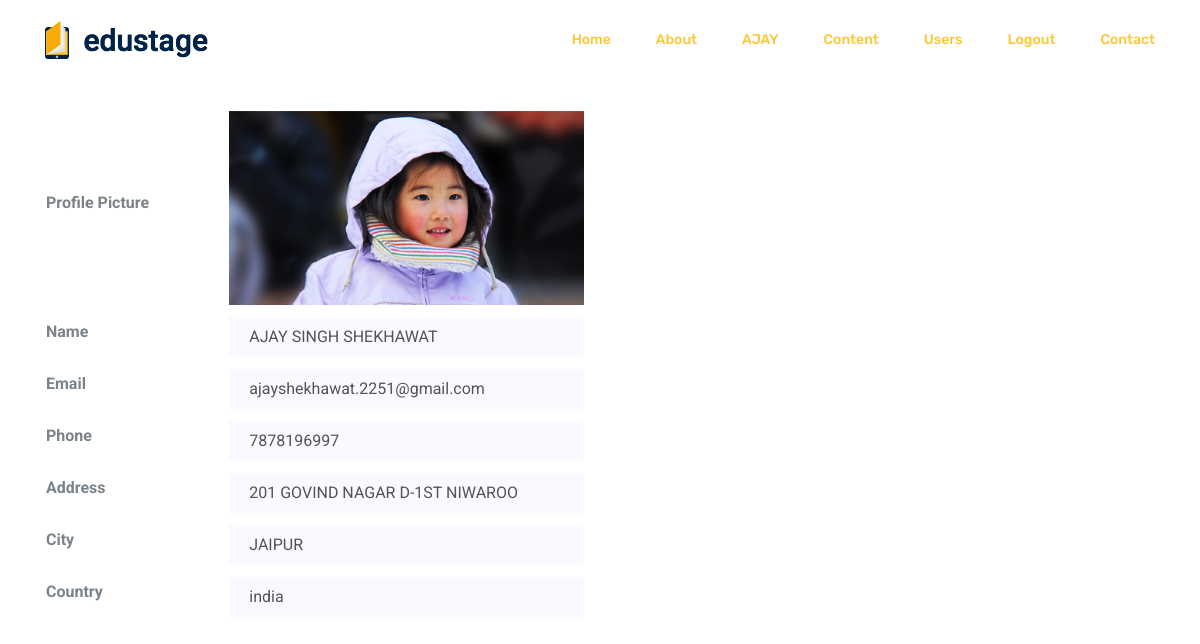
The app's page /landing.php (signed in) with its own data.
### tables this page shows
CREATE TABLE `user_img` (
  `id` int(11) NOT NULL,
  `user_id` int(11) NOT NULL,
  `user` int(11) NOT NULL DEFAULT '1',
  `img_name` varchar(50) NOT NULL
);

CREATE TABLE `user` (
  `id` int(1) NOT NULL,
  `user` int(1) NOT NULL DEFAULT '1',
  `name` varchar(50) NOT NULL,
  `l_name` varchar(50) NOT NULL,
  `email` varchar(50) NOT NULL,
  `password` varchar(20) NOT NULL,
  `phone` bigint(10) NOT NULL,
  `address` varchar(300) NOT NULL,
  `city` varchar(30) NOT NULL,
  `country` varchar(15) NOT NULL,
  `status` int(1) NOT NULL DEFAULT '0'
);

### landing.php (the view, shortened to what this page needs)
<?php
include("header.php");
include("head.php");
$a = $_SESSION['uid'];
$con= mysql_connect("localhost","root","") or die("does not exist") ;
$qwer = "SELECT * FROM `user` where id = '$a' ";
$result = mysql_query($qwer, $con);
$row = mysql_fetch_array($result);
$qwer_img = "SELECT * FROM `user_img` where user_id = '$a' ";
$result_img = mysql_query($qwer_img, $con);
$row_img = mysql_fetch_array($result_img);
?>
<div class="container" style="
padding-top: 100px;">
  <div class="row">
    <div class="col-md-6" >
      <form class="" action="" method="post">
        <table border="0px;">
          <tr>
            <th width = "200px;">Profile Picture</th>
              <td width = "400px;">
                <div class="mt-10">
    								<img src="uploaded/<?=$row_img[3] ?>" alt="" class="img-fluid">
                   </div>
              </td>
            </tr>
          <tr>
            <th width = "200px;">Name</th>
              <td width = "400px;">
                <div class="mt-10">
    								<input type="text" name="first_name" placeholder=""
                     onfocus="this.placeholder = '<?php echo $row[2]." ";
                     echo $row[3]; ?>'"
                     value="<?php echo $row[2]." ";
                     echo $row[3]; ?>"
                      onblur="this.placeholder = '<?php echo $row[2]." ";
                      echo $row[3]; ?>'"
                     required="" class="single-input" disabled="true">
                   </div>
              </td>
            <tr>
            <th>Email</th>
              <td>
                <div class="mt-10">
                    <input type="email" name="email" placeholder=""
                     onfocus="this.placeholder = '<?=$row[4]; ?>'"
                     value="<?=$row[4]; ?>"
                      onblur="this.placeholder = '<?=$row[4]; ?>'"
                     required="" class="single-input" disabled="true">
                  </div>
              </td>
          </tr>
          <tr>
            <th>Phone</th>
              <td>
                <div class="mt-10">
                    <input type="number" name="phone" placeholder=""
                     onfocus="this.placeholder = '<?=$row[6]; ?>'"
                     value="<?=$row[6]; ?>"
                      onblur="this.placeholder = '<?=$row[6]; ?>'"
                     required="" class="single-input" disabled="true">
                  </div>
              </td>
          </tr>
          <tr>
            <th>Address</th>
              <td>
                <div class="mt-10">
                    <input type="text" name="address" placeholder=""
                     onfocus="this.placeholder = '<?=$row[7]; ?>'"
                     value="<?=$row[7]; ?>"
                      onblur="this.placeholder = '<?=$row[7]; ?>'"
                     required="" class="single-input" disabled="true">
                  </div>
              </td>
          </tr>
          <tr>
            <th>City</th>
              <td>
                <div class="mt-10">
                    <input type="text" name="city" placeholder=""
                     onfocus="this.placeholder = '<?=$row[8]; ?>'"
                     value="<?=$row[8]; ?>"
                      onblur="this.placeholder = '<?=$row[8]; ?>'"
                     required="" class="single-input" disabled="true">
                  </div>
              </td>
          </tr>
          <tr>
            <th>Country</th>
            <td>
              <div class="mt-10">
                  <input type="text" name="country" placeholder=""
                   onfocus="this.placeholder = '<?=$row[9]; ?>'"
                   value="<?=$row[9]; ?>"
                    onblur="this.placeholder = '<?=$row[9]; ?>'"
                   required="" class="single-input" disabled="true">
                </div>
            </td>
          </tr>
        </table>
      </form>
    </div>
    </div>
  </div>
<?php
include("footer.php");
?>

### records on screen
user_img: img_name (picture)
user: first_name "AJAY SINGH SHEKHAWAT", email "ajayshekhawat.2251@gmail.com", phone "7878196997", address "201 GOVIND NAGAR D-1ST NIWAROO", city "JAIPUR", country "india"

### other values on screen
$name "AJAY"
